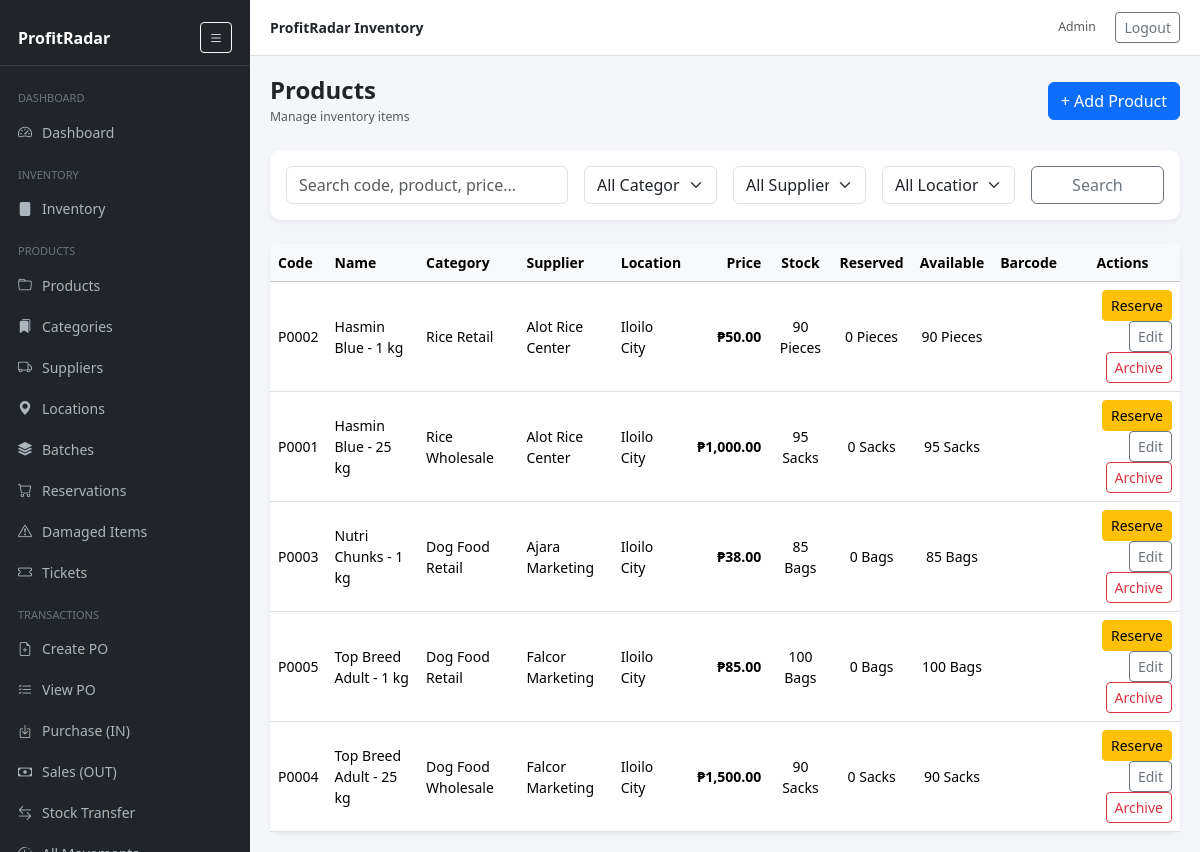
Before: /products.php (signed in) with the older database file.
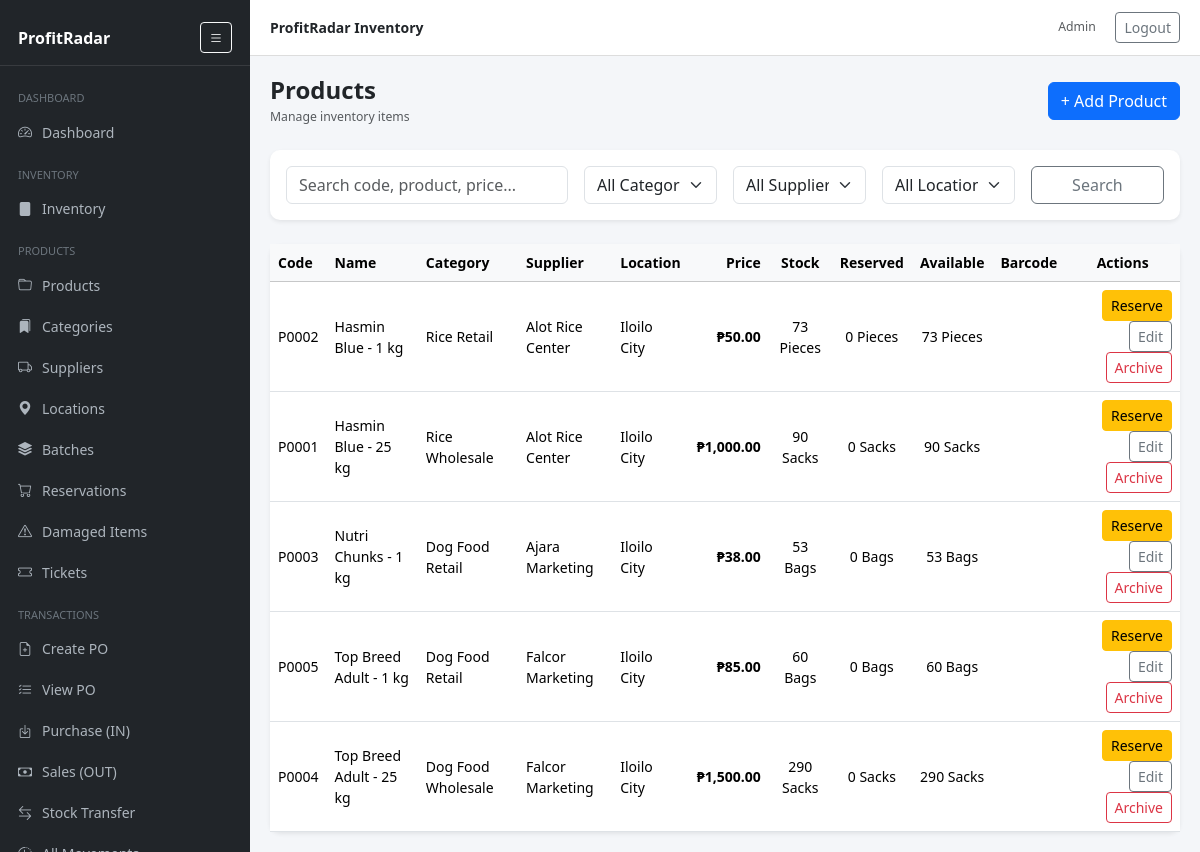
After: the same page with the newer database file.
### tables this page shows
CREATE TABLE `products` (
  `id` int(11) NOT NULL,
  `code` varchar(64) NOT NULL,
  `name` varchar(200) NOT NULL,
  `product_type` enum('retail','wholesale') NOT NULL DEFAULT 'retail',
  `category` varchar(120) DEFAULT NULL,
  `category_id` int(11) DEFAULT NULL,
  `location_id` int(11) DEFAULT NULL,
  `supplier_id` int(11) DEFAULT NULL,
  `location` varchar(120) DEFAULT NULL,
  `cost_price` decimal(12,2) DEFAULT 0.00,
  `sell_price` decimal(12,2) DEFAULT 0.00,
  `promo_discount_type` enum('percent','amount') DEFAULT NULL,
  `promo_discount_value` decimal(10,2) DEFAULT NULL,
  `sold_by` enum('each','weight') NOT NULL DEFAULT 'each',
  `unit` varchar(20) NOT NULL DEFAULT 'pc',
  `wholesale_price` decimal(10,2) NOT NULL DEFAULT 0.00,
  `barcode` varchar(128) DEFAULT NULL,
  `low_stock_threshold` int(11) DEFAULT NULL,
  `stock_qty` decimal(12,3) NOT NULL DEFAULT 0.000,
  `reserved_qty` int(11) NOT NULL DEFAULT 0,
  `is_active` tinyint(1) NOT NULL DEFAULT 1,
  `created_at` timestamp NOT NULL DEFAULT current_timestamp(),
  `updated_at` timestamp NULL DEFAULT NULL,
  `retail_stock` decimal(12,3) NOT NULL DEFAULT 0.000,
  `wholesale_stock` decimal(12,3) NOT NULL DEFAULT 0.000,
  `sale_type` enum('retail','wholesale') NOT NULL DEFAULT 'retail',
  `user_id` int(11) NOT NULL
);

CREATE TABLE `categories` (
  `id` int(11) NOT NULL,
  `name` varchar(100) NOT NULL,
  `description` varchar(255) DEFAULT NULL,
  `created_at` timestamp NOT NULL DEFAULT current_timestamp(),
  `user_id` int(11) NOT NULL
);

CREATE TABLE `suppliers` (
  `id` int(11) NOT NULL,
  `name` varchar(160) NOT NULL,
  `contact` varchar(160) DEFAULT NULL,
  `phone` varchar(50) DEFAULT NULL,
  `email` varchar(160) DEFAULT NULL,
  `address` text DEFAULT NULL,
  `user_id` int(11) NOT NULL
);

CREATE TABLE `locations` (
  `id` int(11) NOT NULL,
  `name` varchar(100) NOT NULL,
  `description` varchar(255) DEFAULT NULL,
  `created_at` timestamp NOT NULL DEFAULT current_timestamp()
);

### includes/config.php (called while the page is built, shortened)
<?php
function app_url(string $path): string {
    return '/' . ltrim($path, '/');
}

### includes/functions.php (called while the page is built, shortened)
<?php
function h($s){ return htmlspecialchars((string)$s, ENT_QUOTES, 'UTF-8'); }

### includes/auth.php (called while the page is built, shortened)
<?php
require_once __DIR__ . '/config.php';
function current_user() {
    return $_SESSION['user'] ?? null;
}
function has_role($role): bool {
    $u = current_user();
    if ($u['role'] === 'admin') return true;
    return $u['role'] === $role;
}

### products.php (the view, shortened to what this page needs)
<?php
require_once __DIR__.'/includes/header.php';
$pdo = getDB();
function fmt_stock($stock, $sold_by, $unit) {
    $v = is_null($stock) ? 0 : (float)$stock;
    if ($sold_by === 'weight') {
        $qty = rtrim(rtrim(number_format($v, 3, '.', ''), '0'), '.');
    } else {
        $qty = number_format((int)$v);
    }
    $unit = strtolower(trim($unit));
    switch ($unit) {
        case 'pc':   $label = 'Pieces'; break;
        case 'sack': $label = 'Sacks'; break;
        case 'bag':  $label = 'Bags'; break;
    }
    return $qty . ' ' . $label;
}
$q     = trim($_GET['q'] ?? '');
$sql = "SELECT p.*,
               GREATEST(p.stock_qty - p.reserved_qty,0) AS available_stock,
               s.name AS supplier_name,
               c.name AS category_name,
               l.name AS location_name
        FROM products p
        LEFT JOIN suppliers s ON s.id = p.supplier_id
        LEFT JOIN categories c ON c.id = p.category_id
        LEFT JOIN locations l ON l.id = p.location_id
        WHERE p.is_active = 1";
$params = [];
$sql .= " ORDER BY p.name ASC LIMIT 200";
$st = $pdo->prepare($sql);
$st->execute($params);
?>
<div class="d-flex justify-content-between align-items-center mb-4">
<div>
<h4 class="mb-0 fw-semibold">Products</h4>
<small class="text-muted">Manage inventory items</small>
</div>
<a class="btn btn-primary" href="<?= app_url('product_edit.php') ?>">
+ Add Product
</a>
</div>
<div class="card shadow-sm mb-4">
<div class="card-body">
<form class="row g-3">
<div class="col-md-4">
<input class="form-control"
       name="q"
       value="<?= h($q) ?>"
       placeholder="Search code, product, price...">
</div>
<div class="col-md-2">
<select class="form-select" name="category_id">
<option value="">All Categories</option>
</select>
</div>
<div class="col-md-2">
<select class="form-select" name="supplier_id">
<option value="">All Suppliers</option>
</select>
</div>
<div class="col-md-2">
<select class="form-select" name="location_id">
<option value="">All Locations</option>
</select>
</div>
<div class="col-md-2 d-grid">
<button class="btn btn-outline-secondary">
Search
</button>
</div>
</form>
</div>
</div>
<div class="card shadow-sm">
<div class="table-responsive">
<table class="table table-hover align-middle mb-0">
<thead class="table-light">
<tr>
<th>Code</th>
<th>Name</th>
<th>Category</th>
<th>Supplier</th>
<th>Location</th>
<th class="text-end">Price</th>
<th class="text-center">Stock</th>
<th class="text-center">Reserved</th>
<th class="text-center">Available</th>
<th>Barcode</th>
<th class="text-center">Actions</th>
</tr>
</thead>
<tbody>
<?php foreach($st as $p): $low = is_low_stock($pdo,$p); ?>
<tr>
<td><?= h($p['code']) ?></td>
<td>
<?= h($p['name']) ?>
</td>
<td><?= h($p['category_name'] ?? '') ?></td>
<td><?= h($p['supplier_name']) ?></td>
<td><?= h($p['location_name']) ?></td>
<td class="text-end fw-semibold">
₱<?= number_format($p['sell_price'],2) ?>
</td>
<td class="text-center">
<?= fmt_stock($p['stock_qty'],$p['sold_by'],$p['unit']) ?>
</td>
<td class="text-center">
<?= fmt_stock($p['reserved_qty'],$p['sold_by'],$p['unit']) ?>
</td>
<td class="text-center">
<?= fmt_stock($p['available_stock'],$p['sold_by'],$p['unit']) ?>
</td>
<td>
</td>
<td class="text-end">
<a class="btn btn-sm btn-warning"
   href="/reserve_product.php?id=<?= $p['id'] ?>">
Reserve
</a>
<a class="btn btn-sm btn-outline-secondary"
   href="/product_edit.php?id=<?= $p['id'] ?>">
Edit
</a>
<?php if(has_role('admin')): ?>
<a class="btn btn-sm btn-outline-danger"
   href="/product_delete.php?id=<?= $p['id'] ?>"
   onclick="return confirm('Archive this product?');">
Archive
</a>
<?php endif; ?>
</td>
</tr>
<?php endforeach; ?>
</tbody>
</table>
</div>
</div>
<?php require_once __DIR__.'/includes/footer.php'; ?>

Changed rows visible on the page:
changed products "Hasmin Blue - 1 kg": fmt_stock($p['stock_qty'],$p['sold_by'],$p['unit']) "90 Pieces" → "73 Pieces"; unit "90 Pieces" → "73 Pieces"
changed products "Hasmin Blue - 25 kg": fmt_stock($p['stock_qty'],$p['sold_by'],$p['unit']) "95 Sacks" → "90 Sacks"; unit "95 Sacks" → "90 Sacks"
changed products "Nutri Chunks - 1 kg": fmt_stock($p['stock_qty'],$p['sold_by'],$p['unit']) "85 Bags" → "53 Bags"; unit "85 Bags" → "53 Bags"
changed products "Top Breed Adult - 1 kg": fmt_stock($p['stock_qty'],$p['sold_by'],$p['unit']) "100 Bags" → "60 Bags"; unit "100 Bags" → "60 Bags"
changed products "Top Breed Adult - 25 kg": fmt_stock($p['stock_qty'],$p['sold_by'],$p['unit']) "90 Sacks" → "290 Sacks"; unit "90 Sacks" → "290 Sacks"
